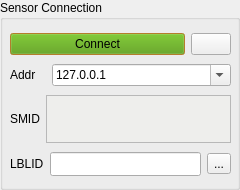
          <widget class="QGroupBox" name="SectionSensorConnection">
           <property name="minimumSize">
            <size>
             <width>240</width>
             <height>190</height>
            </size>
           </property>
           <property name="maximumSize">
            <size>
             <width>240</width>
             <height>16777215</height>
            </size>
           </property>
           <property name="title">
            <string>Sensor Connection</string>
           </property>
           <widget class="QWidget" name="layoutWidget">
            <property name="geometry">
             <rect>
              <x>10</x>
              <y>30</y>
              <width>221</width>
              <height>151</height>
             </rect>
            </property>
            <layout class="QVBoxLayout" name="verticalLayout_sc0">
             <property name="sizeConstraint">
              <enum>QLayout::SetDefaultConstraint</enum>
             </property>
             <property name="leftMargin">
              <number>0</number>
             </property>
             <property name="bottomMargin">
              <number>0</number>
             </property>
             <item>
              <layout class="QHBoxLayout" name="horizontalLayout_sc0">
               <property name="sizeConstraint">
                <enum>QLayout::SetFixedSize</enum>
               </property>
               <item>
                <widget class="QPushButton" name="connectButton">
                 <property name="sizePolicy">
                  <sizepolicy hsizetype="Minimum" vsizetype="Fixed">
                   <horstretch>5</horstretch>
                   <verstretch>0</verstretch>
                  </sizepolicy>
                 </property>
                 <property name="palette">
                  <palette>
                   <active>
                    <colorrole role="WindowText">
                     <brush brushstyle="SolidPattern">
                      <color alpha="255">
                       <red>0</red>
                       <green>0</green>
                       <blue>0</blue>
                      </color>
                     </brush>
                    </colorrole>
                    <colorrole role="Button">
                     <brush brushstyle="SolidPattern">
                      <color alpha="255">
                       <red>78</red>
                       <green>154</green>
                       <blue>6</blue>
                      </color>
                     </brush>
                    </colorrole>
                    <colorrole role="Light">
                     <brush brushstyle="SolidPattern">
                      <color alpha="255">
                       <red>255</red>
                       <green>227</green>
                       <blue>186</blue>
                      </color>
                     </brush>
                    </colorrole>
                    <colorrole role="Midlight">
                     <brush brushstyle="SolidPattern">
                      <color alpha="255">
                       <red>253</red>
                       <green>201</green>
                       <blue>124</blue>
                      </color>
                     </brush>
                    </colorrole>
                    <colorrole role="Dark">
                     <brush brushstyle="SolidPattern">
                      <color alpha="255">
                       <red>126</red>
                       <green>87</green>
                       <blue>31</blue>
                      </color>
                     </brush>
                    </colorrole>
                    <colorrole role="Mid">
                     <brush brushstyle="SolidPattern">
                      <color alpha="255">
                       <red>168</red>
                       <green>117</green>
                       <blue>41</blue>
                      </color>
                     </brush>
                    </colorrole>
                    <colorrole role="Text">
                     <brush brushstyle="SolidPattern">
                      <color alpha="255">
                       <red>0</red>
                       <green>0</green>
                       <blue>0</blue>
                      </color>
                     </brush>
                    </colorrole>
                    <colorrole role="BrightText">
                     <brush brushstyle="SolidPattern">
                      <color alpha="255">
                       <red>255</red>
                       <green>255</green>
                       <blue>255</blue>
                      </color>
                     </brush>
                    </colorrole>
                    <colorrole role="ButtonText">
                     <brush brushstyle="SolidPattern">
                      <color alpha="255">
                       <red>0</red>
                       <green>0</green>
                       <blue>0</blue>
                      </color>
                     </brush>
                    </colorrole>
                    <colorrole role="Base">
                     <brush brushstyle="SolidPattern">
                      <color alpha="255">
                       <red>255</red>
                       <green>255</green>
                       <blue>255</blue>
                      </color>
                     </brush>
                    </colorrole>
                    <colorrole role="Window">
                     <brush brushstyle="SolidPattern">
                      <color alpha="255">
                       <red>252</red>
                       <green>175</green>
                       <blue>62</blue>
                      </color>
                     </brush>
                    </colorrole>
                    <colorrole role="Shadow">
                     <brush brushstyle="SolidPattern">
                      <color alpha="255">
                       <red>0</red>
                       <green>0</green>
                       <blue>0</blue>
                      </color>
                     </brush>
                    </colorrole>
                    <colorrole role="AlternateBase">
                     <brush brushstyle="SolidPattern">
                      <color alpha="255">
                       <red>253</red>
                       <green>215</green>
                       <blue>158</blue>
                      </color>
                     </brush>
                    </colorrole>
                    <colorrole role="ToolTipBase">
                     <brush brushstyle="SolidPattern">
                      <color alpha="255">
                       <red>255</red>
                       <green>255</green>
                       <blue>220</blue>
                      </color>
                     </brush>
                    </colorrole>
                    <colorrole role="ToolTipText">
                     <brush brushstyle="SolidPattern">
                      <color alpha="255">
                       <red>0</red>
                       <green>0</green>
                       <blue>0</blue>
                      </color>
                     </brush>
                    </colorrole>
                    <colorrole role="PlaceholderText">
                     <brush brushstyle="SolidPattern">
                      <color alpha="128">
                       <red>0</red>
                       <green>0</green>
                       <blue>0</blue>
                      </color>
                     </brush>
                    </colorrole>
                   </active>
                   <inactive>
                    <colorrole role="WindowText">
                     <brush brushstyle="SolidPattern">
                      <color alpha="255">
                       <red>0</red>
                       <green>0</green>
                       <blue>0</blue>
                      </color>
                     </brush>
                    </colorrole>
                    <colorrole role="Button">
                     <brush brushstyle="SolidPattern">
                      <color alpha="255">
                       <red>78</red>
                       <green>154</green>
                       <blue>6</blue>
                      </color>
                     </brush>
                    </colorrole>
                    <colorrole role="Light">
                     <brush brushstyle="SolidPattern">
                      <color alpha="255">
                       <red>255</red>
                       <green>227</green>
                       <blue>186</blue>
                      </color>
                     </brush>
                    </colorrole>
                    <colorrole role="Midlight">
                     <brush brushstyle="SolidPattern">
                      <color alpha="255">
                       <red>253</red>
                       <green>201</green>
                       <blue>124</blue>
                      </color>
                     </brush>
                    </colorrole>
                    <colorrole role="Dark">
                     <brush brushstyle="SolidPattern">
                      <color alpha="255">
                       <red>126</red>
                       <green>87</green>
                       <blue>31</blue>
                      </color>
                     </brush>
                    </colorrole>
                    <colorrole role="Mid">
                     <brush brushstyle="SolidPattern">
                      <color alpha="255">
                       <red>168</red>
                       <green>117</green>
                       <blue>41</blue>
                      </color>
                     </brush>
                    </colorrole>
                    <colorrole role="Text">
                     <brush brushstyle="SolidPattern">
                      <color alpha="255">
                       <red>0</red>
                       <green>0</green>
                       <blue>0</blue>
                      </color>
                     </brush>
                    </colorrole>
                    <colorrole role="BrightText">
                     <brush brushstyle="SolidPattern">
                      <color alpha="255">
                       <red>255</red>
                       <green>255</green>
                       <blue>255</blue>
                      </color>
                     </brush>
                    </colorrole>
                    <colorrole role="ButtonText">
                     <brush brushstyle="SolidPattern">
                      <color alpha="255">
                       <red>0</red>
                       <green>0</green>
                       <blue>0</blue>
                      </color>
                     </brush>
                    </colorrole>
                    <colorrole role="Base">
                     <brush brushstyle="SolidPattern">
                      <color alpha="255">
                       <red>255</red>
                       <green>255</green>
                       <blue>255</blue>
                      </color>
                     </brush>
                    </colorrole>
                    <colorrole role="Window">
                     <brush brushstyle="SolidPattern">
                      <color alpha="255">
                       <red>252</red>
                       <green>175</green>
                       <blue>62</blue>
                      </color>
                     </brush>
                    </colorrole>
                    <colorrole role="Shadow">
                     <brush brushstyle="SolidPattern">
                      <color alpha="255">
                       <red>0</red>
                       <green>0</green>
                       <blue>0</blue>
                      </color>
                     </brush>
                    </colorrole>
                    <colorrole role="AlternateBase">
                     <brush brushstyle="SolidPattern">
                      <color alpha="255">
                       <red>253</red>
                       <green>215</green>
                       <blue>158</blue>
                      </color>
                     </brush>
                    </colorrole>
                    <colorrole role="ToolTipBase">
                     <brush brushstyle="SolidPattern">
                      <color alpha="255">
                       <red>255</red>
                       <green>255</green>
                       <blue>220</blue>
                      </color>
                     </brush>
                    </colorrole>
                    <colorrole role="ToolTipText">
                     <brush brushstyle="SolidPattern">
                      <color alpha="255">
                       <red>0</red>
                       <green>0</green>
                       <blue>0</blue>
                      </color>
                     </brush>
                    </colorrole>
                    <colorrole role="PlaceholderText">
                     <brush brushstyle="SolidPattern">
                      <color alpha="128">
                       <red>0</red>
                       <green>0</green>
                       <blue>0</blue>
                      </color>
                     </brush>
                    </colorrole>
                   </inactive>
                   <disabled>
                    <colorrole role="WindowText">
                     <brush brushstyle="SolidPattern">
                      <color alpha="255">
                       <red>126</red>
                       <green>87</green>
                       <blue>31</blue>
                      </color>
                     </brush>
                    </colorrole>
                    <colorrole role="Button">
                     <brush brushstyle="SolidPattern">
                      <color alpha="255">
                       <red>186</red>
                       <green>189</green>
                       <blue>182</blue>
                      </color>
                     </brush>
                    </colorrole>
                    <colorrole role="Light">
                     <brush brushstyle="SolidPattern">
                      <color alpha="255">
                       <red>255</red>
                       <green>227</green>
                       <blue>186</blue>
                      </color>
                     </brush>
                    </colorrole>
                    <colorrole role="Midlight">
                     <brush brushstyle="SolidPattern">
                      <color alpha="255">
                       <red>253</red>
                       <green>201</green>
                       <blue>124</blue>
                      </color>
                     </brush>
                    </colorrole>
                    <colorrole role="Dark">
                     <brush brushstyle="SolidPattern">
                      <color alpha="255">
                       <red>126</red>
                       <green>87</green>
                       <blue>31</blue>
                      </color>
                     </brush>
                    </colorrole>
                    <colorrole role="Mid">
                     <brush brushstyle="SolidPattern">
                      <color alpha="255">
                       <red>168</red>
                       <green>117</green>
                       <blue>41</blue>
                      </color>
                     </brush>
                    </colorrole>
                    <colorrole role="Text">
                     <brush brushstyle="SolidPattern">
                      <color alpha="255">
                       <red>126</red>
                       <green>87</green>
                       <blue>31</blue>
                      </color>
                     </brush>
                    </colorrole>
                    <colorrole role="BrightText">
                     <brush brushstyle="SolidPattern">
                      <color alpha="255">
                       <red>255</red>
                       <green>255</green>
                       <blue>255</blue>
                      </color>
                     </brush>
                    </colorrole>
                    <colorrole role="ButtonText">
                     <brush brushstyle="SolidPattern">
                      <color alpha="255">
                       <red>126</red>
                       <green>87</green>
                       <blue>31</blue>
                      </color>
                     </brush>
                    </colorrole>
                    <colorrole role="Base">
                     <brush brushstyle="SolidPattern">
                      <color alpha="255">
                       <red>252</red>
                       <green>175</green>
                       <blue>62</blue>
                      </color>
                     </brush>
                    </colorrole>
                    <colorrole role="Window">
                     <brush brushstyle="SolidPattern">
                      <color alpha="255">
                       <red>252</red>
                       <green>175</green>
                       <blue>62</blue>
                      </color>
                     </brush>
                    </colorrole>
                    <colorrole role="Shadow">
                     <brush brushstyle="SolidPattern">
                      <color alpha="255">
                       <red>0</red>
                       <green>0</green>
                       <blue>0</blue>
                      </color>
                     </brush>
                    </colorrole>
                    <colorrole role="AlternateBase">
                     <brush brushstyle="SolidPattern">
                      <color alpha="255">
                       <red>252</red>
                       <green>175</green>
                       <blue>62</blue>
                      </color>
                     </brush>
                    </colorrole>
                    <colorrole role="ToolTipBase">
                     <brush brushstyle="SolidPattern">
                      <color alpha="255">
                       <red>255</red>
                       <green>255</green>
                       <blue>220</blue>
                      </color>
                     </brush>
                    </colorrole>
                    <colorrole role="ToolTipText">
                     <brush brushstyle="SolidPattern">
                      <color alpha="255">
                       <red>0</red>
                       <green>0</green>
                       <blue>0</blue>
                      </color>
                     </brush>
                    </colorrole>
                    <colorrole role="PlaceholderText">
                     <brush brushstyle="SolidPattern">
                      <color alpha="128">
                       <red>0</red>
                       <green>0</green>
                       <blue>0</blue>
                      </color>
                     </brush>
                    </colorrole>
                   </disabled>
                  </palette>
                 </property>
                 <property name="text">
                  <string>Connect</string>
                 </property>
                </widget>
               </item>
               <item>
                <widget class="QPushButton" name="searchButton">
                 <property name="sizePolicy">
                  <sizepolicy hsizetype="Minimum" vsizetype="Fixed">
                   <horstretch>1</horstretch>
                   <verstretch>0</verstretch>
                  </sizepolicy>
                 </property>
                 <property name="baseSize">
                  <size>
                   <width>0</width>
                   <height>0</height>
                  </size>
                 </property>
                 <property name="text">
                  <string/>
                 </property>
                 <property name="icon">
                  <iconset resource="resources.qrc">
                   <normaloff>:/GUI_icons/135-search.png</normaloff>:/GUI_icons/135-search.png</iconset>
                 </property>
                </widget>
               </item>
              </layout>
             </item>
             <item>
              <layout class="QHBoxLayout" name="horizontalLayout_sc1" stretch="0,0">
               <property name="sizeConstraint">
                <enum>QLayout::SetFixedSize</enum>
               </property>
               <property name="bottomMargin">
                <number>0</number>
               </property>
               <item>
                <widget class="QLabel" name="labelAddr">
                 <property name="sizePolicy">
                  <sizepolicy hsizetype="Preferred" vsizetype="Preferred">
                   <horstretch>1</horstretch>
                   <verstretch>0</verstretch>
                  </sizepolicy>
                 </property>
                 <property name="text">
                  <string>Addr</string>
                 </property>
                </widget>
               </item>
               <item>
                <widget class="QComboBox" name="IPComboBox">
                 <property name="sizePolicy">
                  <sizepolicy hsizetype="Preferred" vsizetype="Fixed">
                   <horstretch>5</horstretch>
                   <verstretch>1</verstretch>
                  </sizepolicy>
                 </property>
                 <property name="editable">
                  <bool>true</bool>
                 </property>
                 <property name="currentText">
                  <string>127.0.0.1</string>
                 </property>
                 <property name="maxCount">
                  <number>10</number>
                 </property>
                 <property name="insertPolicy">
                  <enum>QComboBox::InsertAtTop</enum>
                 </property>
                </widget>
               </item>
              </layout>
             </item>
             <item>
              <layout class="QHBoxLayout" name="horizontalLayout_sc2" stretch="0,2">
               <property name="sizeConstraint">
                <enum>QLayout::SetFixedSize</enum>
               </property>
               <property name="leftMargin">
                <number>0</number>
               </property>
               <property name="topMargin">
                <number>0</number>
               </property>
               <property name="bottomMargin">
                <number>0</number>
               </property>
               <item>
                <widget class="QLabel" name="labelSMID">
                 <property name="sizePolicy">
                  <sizepolicy hsizetype="Fixed" vsizetype="Fixed">
                   <horstretch>1</horstretch>
                   <verstretch>0</verstretch>
                  </sizepolicy>
                 </property>
                 <property name="text">
                  <string>SMID</string>
                 </property>
                </widget>
               </item>
               <item>
                <widget class="QTextEdit" name="textSerial">
                 <property name="sizePolicy">
                  <sizepolicy hsizetype="Preferred" vsizetype="Fixed">
                   <horstretch>5</horstretch>
                   <verstretch>1</verstretch>
                  </sizepolicy>
                 </property>
                 <property name="minimumSize">
                  <size>
                   <width>0</width>
                   <height>48</height>
                  </size>
                 </property>
                 <property name="maximumSize">
                  <size>
                   <width>16777215</width>
                   <height>48</height>
                  </size>
                 </property>
                 <property name="palette">
                  <palette>
                   <active>
                    <colorrole role="Base">
                     <brush brushstyle="SolidPattern">
                      <color alpha="255">
                       <red>238</red>
                       <green>238</green>
                       <blue>236</blue>
                      </color>
                     </brush>
                    </colorrole>
                   </active>
                   <inactive>
                    <colorrole role="Base">
                     <brush brushstyle="SolidPattern">
                      <color alpha="255">
                       <red>238</red>
                       <green>238</green>
                       <blue>236</blue>
                      </color>
                     </brush>
                    </colorrole>
                   </inactive>
                   <disabled>
                    <colorrole role="Base">
                     <brush brushstyle="SolidPattern">
                      <color alpha="255">
                       <red>239</red>
                       <green>239</green>
                       <blue>239</blue>
                      </color>
                     </brush>
                    </colorrole>
                   </disabled>
                  </palette>
                 </property>
                 <property name="autoFillBackground">
                  <bool>false</bool>
                 </property>
                 <property name="readOnly">
                  <bool>true</bool>
                 </property>
                </widget>
               </item>
              </layout>
             </item>
             <item>
              <layout class="QHBoxLayout" name="horizontalLayout_sc3" stretch="0,0,0">
               <property name="sizeConstraint">
                <enum>QLayout::SetFixedSize</enum>
               </property>
               <property name="bottomMargin">
                <number>0</number>
               </property>
               <item>
                <widget class="QLabel" name="labelLBLID">
                 <property name="sizePolicy">
                  <sizepolicy hsizetype="Fixed" vsizetype="Fixed">
                   <horstretch>1</horstretch>
                   <verstretch>0</verstretch>
                  </sizepolicy>
                 </property>
                 <property name="text">
                  <string>LBLID</string>
                 </property>
                </widget>
               </item>
               <item>
                <widget class="QLineEdit" name="textLabelID">
                 <property name="sizePolicy">
                  <sizepolicy hsizetype="Preferred" vsizetype="Fixed">
                   <horstretch>5</horstretch>
                   <verstretch>0</verstretch>
                  </sizepolicy>
                 </property>
                 <property name="minimumSize">
                  <size>
                   <width>0</width>
                   <height>24</height>
                  </size>
                 </property>
                 <property name="maximumSize">
                  <size>
                   <width>16777215</width>
                   <height>24</height>
                  </size>
                 </property>
                 <property name="text">
                  <string/>
                 </property>
                 <property name="readOnly">
                  <bool>true</bool>
                 </property>
                </widget>
               </item>
               <item>
                <widget class="QToolButton" name="smidDicEditBtn">
                 <property name="text">
                  <string>...</string>
                 </property>
                 <property name="icon">
                  <iconset resource="resources.qrc">
                   <normaloff>:/GUI_icons/pen.png</normaloff>:/GUI_icons/pen.png</iconset>
                 </property>
                </widget>
               </item>
              </layout>
             </item>
            </layout>
           </widget>
          </widget>
